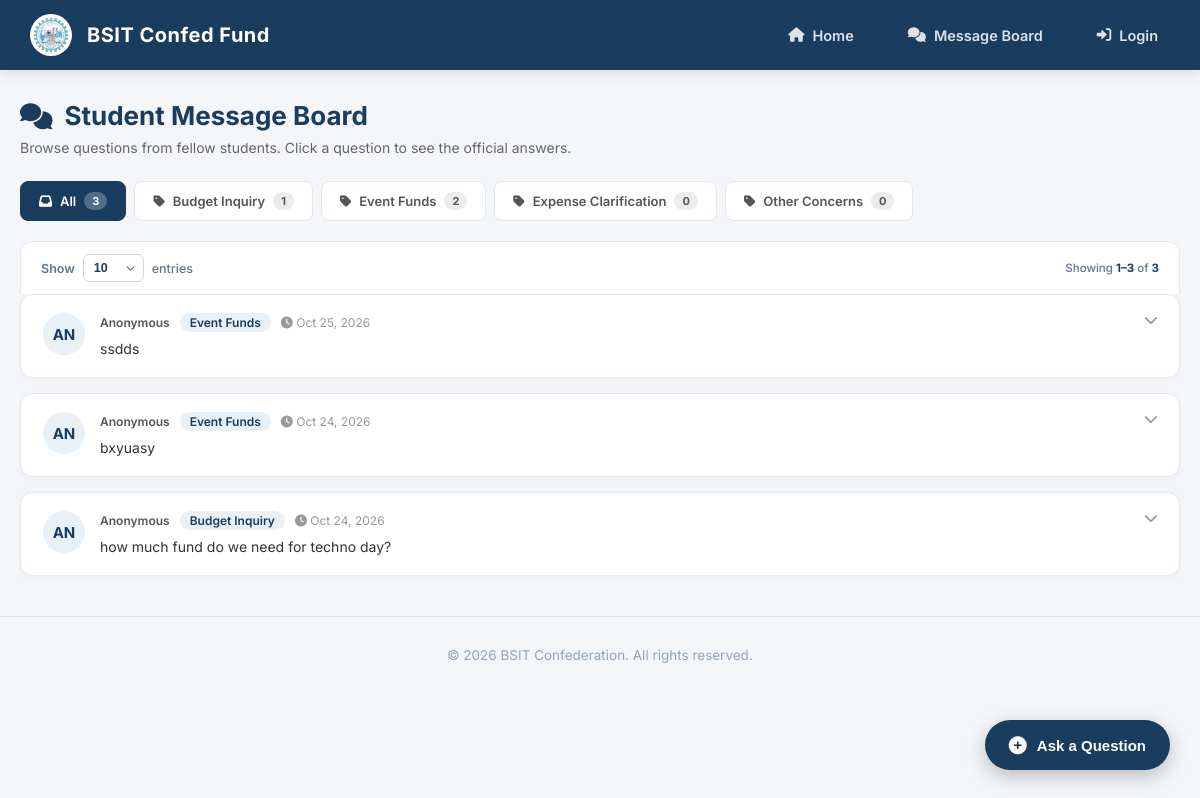
The page /public/message_board.php on the database its author committed.
### tables this page shows
CREATE TABLE `settings` (
  `id` int(11) NOT NULL DEFAULT 1,
  `org_name` varchar(100) NOT NULL DEFAULT 'BSIT Confederation',
  `org_short_name` varchar(50) NOT NULL DEFAULT 'BSIT Confed Fund',
  `logo_path` varchar(255) NOT NULL DEFAULT 'assets/images/logo.png.webp',
  `primary_color` varchar(7) NOT NULL DEFAULT '#1a3c5e',
  `recovery_key` varchar(100) NOT NULL DEFAULT 'BSIT-ADMIN-2026'
);

CREATE TABLE `inquiry_categories` (
  `id` int(11) NOT NULL,
  `name` varchar(100) NOT NULL,
  `created_at` datetime DEFAULT current_timestamp()
);

CREATE TABLE `inquiries` (
  `id` int(11) NOT NULL,
  `student_name` varchar(100) DEFAULT NULL,
  `student_email` varchar(100) DEFAULT NULL,
  `message` text NOT NULL,
  `category_id` int(11) DEFAULT NULL,
  `reply` text DEFAULT NULL,
  `replied_by_name` varchar(100) DEFAULT NULL,
  `replied_by_role` enum('adviser','officer') DEFAULT NULL,
  `replied_at` datetime DEFAULT NULL,
  `is_public` tinyint(1) NOT NULL DEFAULT 1,
  `created_at` datetime DEFAULT current_timestamp()
);

### includes/functions.php (called while the page is built, shortened)
<?php
if (!function_exists('getSettings')) {
    function getSettings($pdo) {
        $stmt = $pdo->query("SELECT * FROM settings LIMIT 1");
        $settings = $stmt->fetch();
        return $settings;
    }
}
?>

### public/message_board.php (the view, shortened to what this page needs)
<?php
require_once '../includes/config.php';
require_once '../includes/functions.php';
$sysSettings = getSettings($pdo);
$sysLogoUrl = '../' . ltrim($sysSettings['logo_path'], '/');
$sysLogoPath = realpath(__DIR__ . '/../') . '/' . $sysSettings['logo_path'];
$selectedCategory = $_GET['category'] ?? 'all';
$page = max(1, (int)($_GET['page'] ?? 1));
$perPage = (int)($_GET['per_page'] ?? 10);
$allowedPerPage = [10, 25, 50, 100];
$whereSQL = "WHERE i.is_public = 1";
$whereParams = [];
$countStmt = $pdo->prepare("SELECT COUNT(*) FROM inquiries i $whereSQL");
$countStmt->execute($whereParams);
$totalInquiries = (int)$countStmt->fetchColumn();
$offset = ($page - 1) * $perPage;
$showingFrom = $totalInquiries > 0 ? $offset + 1 : 0;
$showingTo = min($offset + $perPage, $totalInquiries);
$inqSQL = "SELECT i.*, ic.name AS category_name
           FROM inquiries i
           JOIN inquiry_categories ic ON i.category_id = ic.id
           $whereSQL
           ORDER BY i.created_at DESC
           LIMIT $perPage OFFSET $offset";
$inqStmt = $pdo->prepare($inqSQL);
$inqStmt->execute($whereParams);
$inquiries = $inqStmt->fetchAll();
$catStmt = $pdo->query(
    "SELECT ic.id, ic.name, COUNT(i.id) AS total
     FROM inquiry_categories ic
     LEFT JOIN inquiries i ON i.category_id = ic.id AND i.is_public = 1
     GROUP BY ic.id, ic.name
     ORDER BY ic.name ASC"
);
$categories = $catStmt->fetchAll();
$totalCount = $pdo->query("SELECT COUNT(*) FROM inquiries WHERE is_public = 1")->fetchColumn();
?>
<!DOCTYPE html>
<html>
<head>
    <link rel="stylesheet" href="../assets/css/public.css">
    <link rel="stylesheet" href="https://cdnjs.cloudflare.com/ajax/libs/font-awesome/6.0.0-beta3/css/all.min.css">
</head>
<body>
<header class="public-header" style="background-color: var(--theme-primary);">
    <div class="logo-area">
        <?php if (file_exists($sysLogoPath)): ?>
            <img src="<?= $sysLogoUrl ?>" alt="Logo">
        <?php else: ?>
            <img src="../assets/images/logo.png" alt="Logo">
        <?php endif; ?>
        <span><?= htmlspecialchars($sysSettings['org_short_name']) ?></span>
    </div>
    <ul class="nav-links">
        <li><a href="index.php"><i class="fas fa-home"></i> Home</a></li>
        <li><a href="message_board.php"><i class="fas fa-comments"></i> Message Board</a></li>
        <?php if (isset($_SESSION['adviser_id']) || isset($_SESSION['officer_id'])): ?>
            <li><a href="../admin/<?= isset($_SESSION['adviser_id']) ? 'adviser' : 'officer' ?>/dashboard.php"><i class="fas fa-th-large"></i> Dashboard</a></li>
            <li><a href="../admin/logout.php"><i class="fas fa-sign-out-alt"></i> Logout</a></li>
        <?php else: ?>
            <li><a href="../login.php"><i class="fas fa-sign-in-alt"></i> Login</a></li>
        <?php endif; ?>
    </ul>
</header>
<div class="public-content">
    <h1 class="page-title"><i class="fas fa-comments"></i> Student Message Board</h1>
    <p class="page-subtitle">Browse questions from fellow students. Click a question to see the official answers.</p>
    <div class="category-tabs">
        <a href="?category=all&per_page=<?= $perPage ?>" class="cat-tab <?= $selectedCategory === 'all' ? 'active' : '' ?>">
            <i class="fas fa-inbox"></i> All
            <span class="badge"><?= $totalCount ?></span>
        </a>
        <?php foreach ($categories as $cat):
            $isActive = ($selectedCategory == $cat['id']);
        ?>
            <a href="?category=<?= $cat['id'] ?>&per_page=<?= $perPage ?>" class="cat-tab <?= $isActive ? 'active' : '' ?>">
                <i class="fas fa-tag"></i> <?= htmlspecialchars($cat['name']) ?>
                <span class="badge"><?= $cat['total'] ?></span>
            </a>
        <?php endforeach; ?>
    </div>
    <?php if ($totalInquiries > 0): ?>
    <div class="mb-pag-bar">
        <div class="mb-pag-left">
            <label style="font-weight:600;">Show</label>
            <select onchange="changePerPage(this.value)">
                <?php foreach ($allowedPerPage as $pp): ?>
                    <option value="<?= $pp ?>" <?= $pp === $perPage ? 'selected' : '' ?>><?= $pp ?></option>
                <?php endforeach; ?>
            </select>
            <span>entries</span>
        </div>
        <div class="mb-pag-info">
            Showing <strong><?= $showingFrom ?>–<?= $showingTo ?></strong> of <strong><?= $totalInquiries ?></strong>
        </div>
    </div>
    <?php endif; ?>
    <div class="qa-list">
        <?php if (count($inquiries) === 0): ?>
            <div class="empty-state">
                <i class="fas fa-inbox"></i>
                <h3>No questions yet</h3>
                <p>Be the first to ask!</p>
            </div>
        <?php else: ?>
            <?php foreach ($inquiries as $inq):
                $name = $inq['student_name'] ?: 'Anonymous';
                $initials = 'AN';
            ?>
                <div class="qa-card" id="qa-<?= (int)$inq['id'] ?>">
                    <div class="qa-question" onclick="toggleAnswer(<?= (int)$inq['id'] ?>)">
                        <div class="qa-avatar"><?= htmlspecialchars($initials) ?></div>
                        <div class="qa-content">
                            <div class="qa-meta">
                                <span class="student"><?= htmlspecialchars($name) ?></span>
                                <span class="cat-tag"><?= htmlspecialchars($inq['category_name']) ?></span>
                                <span class="date">
                                    <i class="fas fa-clock"></i> <?= date('M d, Y', strtotime($inq['created_at'])) ?>
                                </span>
                            </div>
                            <div class="qa-message"><?= nl2br(htmlspecialchars($inq['message'])) ?></div>
                        </div>
                        <i class="fas fa-chevron-down qa-toggle"></i>
                    </div>
                </div>
            <?php endforeach; ?>
        <?php endif; ?>
    </div>
</div>
<button class="ask-float-btn" onclick="openAskModal()">
    <i class="fas fa-plus-circle"></i>
    Ask a Question
</button>
<footer class="public-footer">
    &copy; <?= date('Y') ?> <?= htmlspecialchars($sysSettings['org_name']) ?>. All rights reserved.
</footer>
</body>
</html>

### assets/css/public.css (style rules this page uses)
* { margin: 0; padding: 0; box-sizing: border-box; }
body { font-family: 'Inter', 'Segoe UI', Arial, sans-serif; background: #f4f6f9; color: #334155; -webkit-font-smoothing: antialiased; }
.public-header { background: var(--theme-primary, #1a3c5e); color: #fff; display: flex; align-items: center; justify-content: space-between; padding: 0 30px; height: 70px; box-shadow: 0 4px 12px rgba(0,0,0,0.1); position: sticky; top: 0; z-index: 100; }
.public-header .logo-area { display: flex; align-items: center; gap: 15px; }
.public-header .logo-area img { height: 42px; width: auto; background: white; border-radius: 50%; padding: 3px; object-fit: contain; }
.public-header .logo-area span { font-size: 20px; font-weight: 700; letter-spacing: 0.5px; }
.public-header .nav-links { display: flex; gap: 30px; list-style: none; }
.public-header .nav-links a { color: rgba(255, 255, 255, 0.85); text-decoration: none; font-weight: 600; font-size: 14.5px; display: flex; align-items: center; gap: 8px; transition: all 0.2s ease; padding: 8px 12px; border-radius: 6px; }
.public-content { max-width: 1200px; margin: 30px auto; padding: 0 20px; }
.public-footer { text-align: center; padding: 30px; color: #94a3b8; font-size: 13.5px; margin-top: 40px; border-top: 1px solid #e2e8f0; }

### rows shown on the page
settings: logo_path (picture), org_short_name "BSIT Confed Fund", org_name "BSIT Confederation"
inquiry_categories: name "Budget Inquiry", total "1"
inquiry_categories: name "Event Funds", total "2"
inquiry_categories: name "Expense Clarification", total "0"
inquiry_categories: name "Other Concerns", total "0"
inquiries: initials "AN", student_name "Anonymous", category.name "Event Funds", created_at "Oct 25, 2026", message "ssdds"
inquiries: initials "AN", student_name "Anonymous", category.name "Event Funds", created_at "Oct 24, 2026", message "bxyuasy"
inquiries: initials "AN", student_name "Anonymous", category.name "Budget Inquiry", created_at "Oct 24, 2026", message "how much fund do we need for techno day?"

### other values the page prints
$totalCount "3"
$showingFrom "1"
$showingTo "3"
$totalInquiries "3"
form field value "10"
